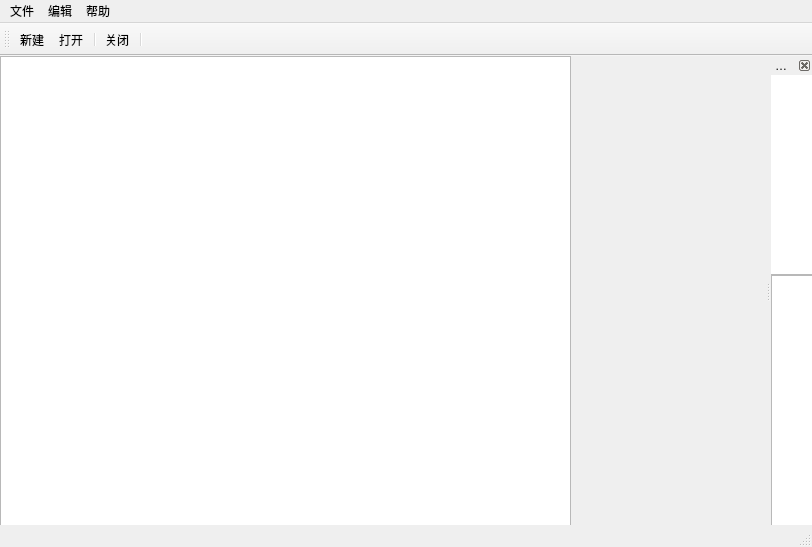
<?xml version="1.0" encoding="UTF-8"?>
<ui version="4.0">
 <class>MainWindow</class>
 <widget class="QMainWindow" name="MainWindow">
  <property name="geometry">
   <rect>
    <x>0</x>
    <y>0</y>
    <width>812</width>
    <height>547</height>
   </rect>
  </property>
  <property name="windowTitle">
   <string>MainWindow</string>
  </property>
  <widget class="QWidget" name="centralWidget">
   <widget class="QTextEdit" name="textEdit">
    <property name="geometry">
     <rect>
      <x>0</x>
      <y>0</y>
      <width>571</width>
      <height>471</height>
     </rect>
    </property>
   </widget>
  </widget>
  <widget class="QMenuBar" name="menuBar">
   <property name="geometry">
    <rect>
     <x>0</x>
     <y>0</y>
     <width>812</width>
     <height>23</height>
    </rect>
   </property>
   <widget class="QMenu" name="menu">
    <property name="title">
     <string>文件</string>
    </property>
    <addaction name="actionnew"/>
    <addaction name="actionopen"/>
    <addaction name="actionclose"/>
   </widget>
   <widget class="QMenu" name="menu_2">
    <property name="title">
     <string>编辑</string>
    </property>
    <addaction name="actionCopy"/>
    <addaction name="actionPaste"/>
    <addaction name="actionCut"/>
   </widget>
   <widget class="QMenu" name="menu_3">
    <property name="title">
     <string>帮助</string>
    </property>
    <addaction name="actionAbout"/>
    <addaction name="actionAboutQT"/>
   </widget>
   <addaction name="menu"/>
   <addaction name="menu_2"/>
   <addaction name="menu_3"/>
  </widget>
  <widget class="QToolBar" name="mainToolBar">
   <attribute name="toolBarArea">
    <enum>TopToolBarArea</enum>
   </attribute>
   <attribute name="toolBarBreak">
    <bool>false</bool>
   </attribute>
   <addaction name="actionnew"/>
   <addaction name="actionopen"/>
   <addaction name="separator"/>
   <addaction name="actionclose"/>
   <addaction name="separator"/>
  </widget>
  <widget class="QStatusBar" name="statusBar"/>
  <widget class="QDockWidget" name="dockWidget">
   <property name="features">
    <set>QDockWidget::DockWidgetClosable|QDockWidget::DockWidgetMovable</set>
   </property>
   <property name="windowTitle">
    <string>属性</string>
   </property>
   <attribute name="dockWidgetArea">
    <number>2</number>
   </attribute>
   <widget class="QWidget" name="dock1">
    <widget class="QListView" name="listView">
     <property name="geometry">
      <rect>
       <x>-1</x>
       <y>-1</y>
       <width>241</width>
       <height>201</height>
      </rect>
     </property>
     <property name="selectionRectVisible">
      <bool>true</bool>
     </property>
    </widget>
    <widget class="QTreeView" name="treeView">
     <property name="geometry">
      <rect>
       <x>0</x>
       <y>200</y>
       <width>241</width>
       <height>251</height>
      </rect>
     </property>
    </widget>
   </widget>
  </widget>
  <action name="actionnew">
   <property name="icon">
    <iconset resource="C:/Users/Ratatouille/Desktop/icons/files/source.qrc">
     <normaloff>:/file.png</normaloff>:/file.png</iconset>
   </property>
   <property name="text">
    <string>新建</string>
   </property>
   <property name="shortcut">
    <string>Ctrl+N</string>
   </property>
  </action>
  <action name="actionopen">
   <property name="icon">
    <iconset resource="C:/Users/Ratatouille/Desktop/icons/files/source.qrc">
     <normaloff>:/opened-folder.png</normaloff>:/opened-folder.png</iconset>
   </property>
   <property name="text">
    <string>打开</string>
   </property>
   <property name="shortcut">
    <string>Ctrl+O</string>
   </property>
  </action>
  <action name="actionclose">
   <property name="icon">
    <iconset resource="C:/Users/Ratatouille/Desktop/icons/files/source.qrc">
     <normaloff>:/folder-invoices.png</normaloff>:/folder-invoices.png</iconset>
   </property>
   <property name="text">
    <string>关闭</string>
   </property>
   <property name="shortcut">
    <string>Ctrl+Q</string>
   </property>
  </action>
  <action name="actionCopy">
   <property name="icon">
    <iconset resource="C:/Users/Ratatouille/Desktop/icons/files/source.qrc">
     <normaloff>:/myspace.png</normaloff>:/myspace.png</iconset>
   </property>
   <property name="text">
    <string>复制</string>
   </property>
   <property name="shortcut">
    <string>Ctrl+C</string>
   </property>
  </action>
  <action name="actionPaste">
   <property name="icon">
    <iconset resource="C:/Users/Ratatouille/Desktop/icons/files/source.qrc">
     <normaloff>:/document.png</normaloff>:/document.png</iconset>
   </property>
   <property name="text">
    <string>粘贴</string>
   </property>
   <property name="shortcut">
    <string>Ctrl+V</string>
   </property>
  </action>
  <action name="actionCut">
   <property name="text">
    <string>剪切</string>
   </property>
   <property name="shortcut">
    <string>Ctrl+X</string>
   </property>
  </action>
  <action name="actionAbout">
   <property name="text">
    <string>关于</string>
   </property>
  </action>
  <action name="actionAboutQT">
   <property name="text">
    <string>关于QT</string>
   </property>
  </action>
 </widget>
 <layoutdefault spacing="6" margin="11"/>
 <resources>
  <include location="C:/Users/Ratatouille/Desktop/icons/files/source.qrc"/>
 </resources>
 <connections/>
</ui>
